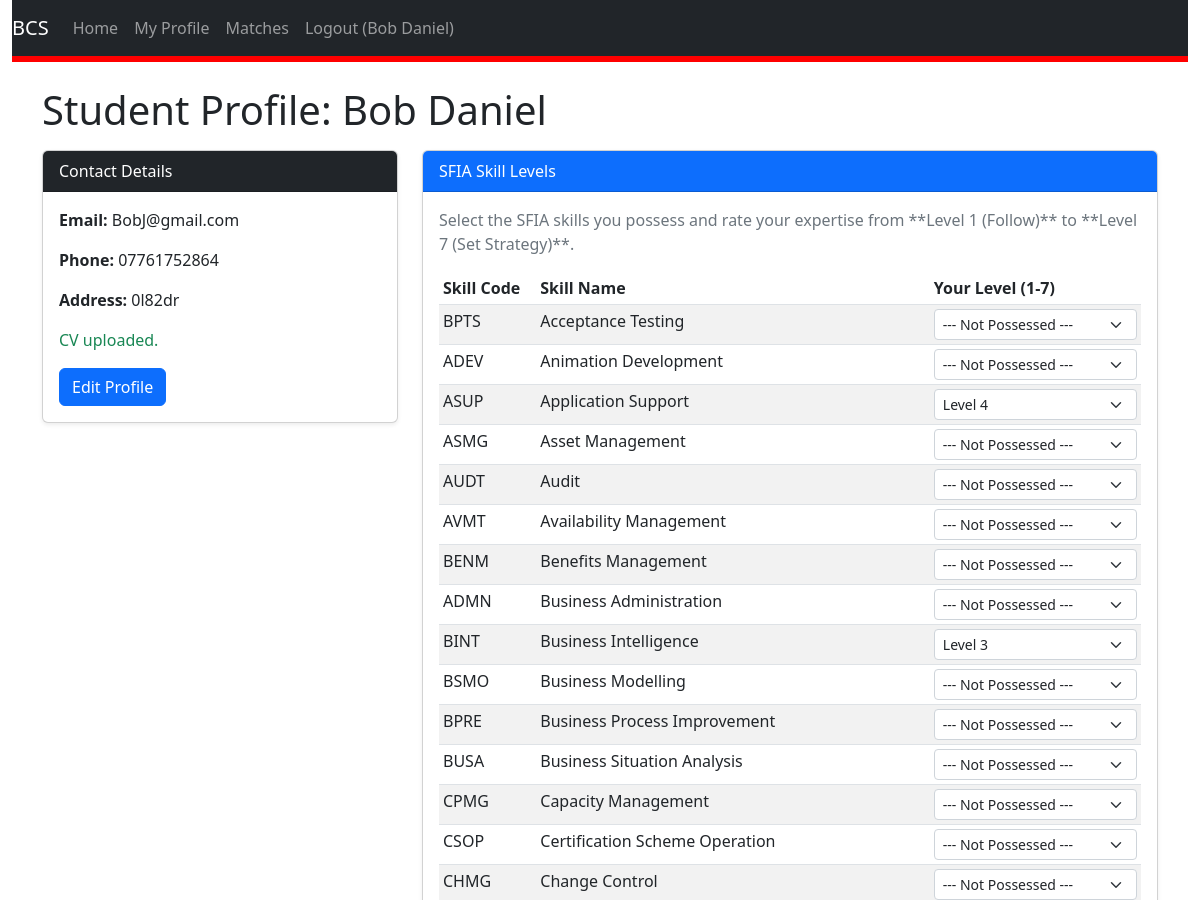
/student_profile.php (signed in, upper part), run on an earlier commit of the app's database.
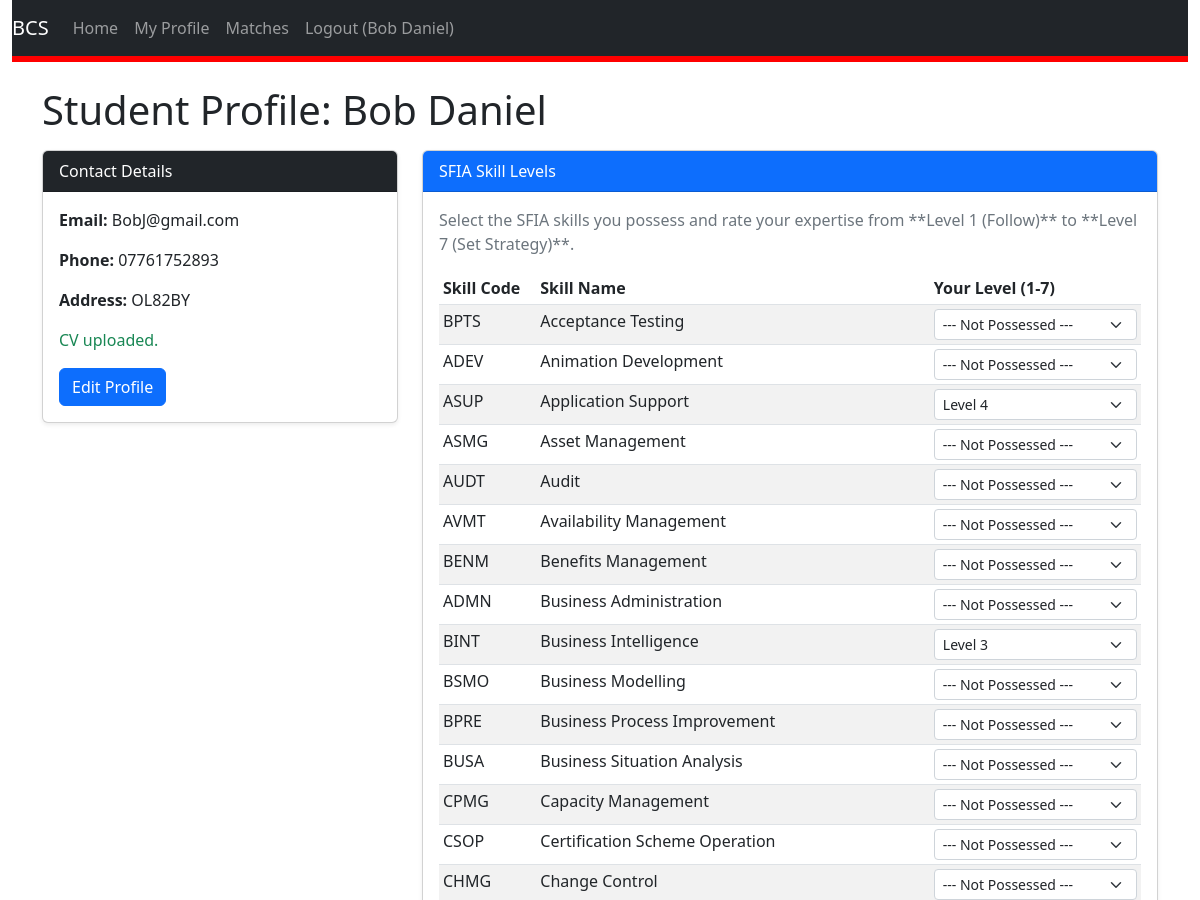
And on a later commit of the database.
### tables this page shows
CREATE TABLE "users"
(
    user_id        INTEGER
        primary key autoincrement,
    role           TEXT not null,
    email          TEXT not null
        unique,
    password_hash  TEXT not null
        unique,
    name           TEXT not null,
    phone_number   TEXT(12),
    postal_address TEXT,
    cv_file_path   TEXT, reset_token TEXT NULL, reset_expires_at TEXT NULL,
    check (role IN ('admin', 'student', 'employer'))
);

### student_profile.php (called while the page is built, shortened)
<?php
require_once('Models/StudentDataSet.php');
require_once('Models/UsersDataSet.php');
$studentId = $_SESSION['user_id'];
$studentDataSet = new StudentDataSet();
$view = new stdClass();
$view->pageTitle = 'Student Profile';
$view->updateSuccess = false;
$view->updateError = false;
$usersDataSet = new UsersDataSet();
$view->user = $usersDataSet->fetchUserByID($studentId);
$view->allSkills = $studentDataSet->fetchAllSkillsWithStudentStatus($studentId);
require_once('Views/student_profile.phtml');

### Models/Database.php (called while the page is built, shortened)
<?php
class Database {
    protected static $_dbInstance = null;
    protected $_dbHandle;
    public static function getInstance() {
        if(self::$_dbInstance === null) {
            self::$_dbInstance = new self();
        }
        return self::$_dbInstance;
    }
    private function __construct() {
        try {
            $this->_dbHandle = new PDO("sqlite:identifier.sqlite");
        }
        catch (PDOException $e) {
            echo $e->getMessage();
        }
    }
    public function getdbConnection() {
        return $this->_dbHandle;
    }
}

### Models/UsersDataSet.php (called while the page is built, shortened)
<?php
require_once('Database.php');
require_once ('UsersData.php');
class UsersDataSet {
    protected $_dbHandle, $_dbInstance;
    public function __construct() {
        $this->_dbInstance = Database::getInstance();
        $this->_dbHandle = $this->_dbInstance->getdbConnection();
    }
    public function fetchUserByID($userId) {
        $sqlQuery = 'SELECT * FROM users WHERE user_id = ?;';
        $statement = $this->_dbHandle->prepare($sqlQuery);
        $statement->bindParam(1, $userId);
        $statement->execute();
        $row = $statement->fetch(PDO::FETCH_ASSOC);
        if ($row) {
            return new UsersData($row);
        }
        return false;
    }
}

### Models/UsersData.php (called while the page is built, shortened)
<?php
class UsersData {
    protected $_user_id,$_role, $_email, $_password_hash, $_name, $_phone_number, $_postal_address, $_cv_file_path;
    public function __construct($dbRow) {
        $this->_user_id = $dbRow['user_id'];
        $this->_email = $dbRow['email'];
        $this->_name = $dbRow['name'];
        $this->_phone_number = $dbRow['phone_number'];
        $this->_postal_address = $dbRow['postal_address'];
        $this->_cv_file_path = $dbRow['cv_file_path'];
    }
    public function getUserID() {
        return $this->_user_id;
    }
    public function getEmail() {
        return $this->_email;
    }
    public function getName() {
        return $this->_name;
    }
    public function getPhoneNumber() {
        return $this->_phone_number;
    }
    public function getPostalAddress() {
        return $this->_postal_address;
    }
    public function getCvFilePath() {
        return $this->_cv_file_path;
    }
}

### Models/StudentDataSet.php (called while the page is built, shortened)
<?php
require_once('Database.php');
require_once('StudentData.php');
class StudentDataSet {
    protected $_dbHandle, $_dbInstance;
    public function __construct() {
        $this->_dbInstance = Database::getInstance();
        $this->_dbHandle = $this->_dbInstance->getdbConnection();
    }
    public function fetchAllSkillsWithStudentStatus($studentId) {
        $sqlQuery = '
            SELECT
                s.skill_code,
                s.skill_name,
                ss.sfia_level
            FROM
                SFIA_skills s
            LEFT JOIN
                student_skills ss ON s.skill_code = ss.skill_code AND ss.student_id = :studentId;
            ORDER BY s.skill_name;
        ';
        $statement = $this->_dbHandle->prepare($sqlQuery);
        $statement->bindParam(':studentId', $studentId, PDO::PARAM_INT);
        $statement->execute();
        $dataSet = [];
        while ($row = $statement->fetch(PDO::FETCH_ASSOC)) {
            $dataSet[] = new StudentData($row);
        }
        return $dataSet;
    }
}

### Models/StudentData.php (called while the page is built)
<?php
class StudentData {
    protected $_skill_code, $_skill_name, $_sfia_level;
    public function __construct($dbRow) {
        $this->_skill_code = $dbRow['skill_code'];
        $this->_skill_name = $dbRow['skill_name'];
        $this->_sfia_level = $dbRow['sfia_level'];
    }
    public function getSkillCode() {
        return $this->_skill_code;
    }
    public function getSkillName() {
        return $this->_skill_name;
    }
    public function getSfiaLevel() {
        return $this->_sfia_level;
    }
}

### Views/student_profile.phtml (the view, shortened to what this page needs)
<?php require('template/header.phtml'); ?>
    <div class="container mt-4">
        <div class="row">
            <div class="col-md-12">
                <h1 class="mb-3">Student Profile: <?php echo htmlspecialchars($view->user->getName()); ?></h1>
            </div>
            <div class="col-md-4">
                <div class="card shadow-sm mb-4">
                    <div class="card-header bg-dark text-white">Contact Details</div>
                    <div class="card-body">
                        <p><strong>Email:</strong> <?php echo htmlspecialchars($view->user->getEmail()); ?></p>
                        <p><strong>Phone:</strong> <?php echo htmlspecialchars($view->user->getPhoneNumber()); ?></p>
                        <p><strong>Address:</strong> <?php echo nl2br(htmlspecialchars($view->user->getPostalAddress())); ?></p>
                        <?php if ($view->user->getCvFilePath()): ?>
                            <p class="text-success">CV uploaded.</p>
                        <?php else: ?>
                            <p class="text-danger">No CV uploaded.</p>
                        <?php endif; ?>
                        <form action="edit_profile.php" method="POST">
                            <button type="submit" class="btn btn-primary" name ="user_id" value="<?php echo $view->user->getUserID() ?>">
                                Edit Profile
                            </button>
                        </form>
                    </div>
                </div>
            </div>
            <div class="col-md-8">
                <div class="card shadow-sm">
                    <div class="card-header bg-primary text-white">SFIA Skill Levels</div>
                    <div class="card-body">
                        <p class="text-muted">Select the SFIA skills you possess and rate your expertise from **Level 1 (Follow)** to **Level 7 (Set Strategy)**.</p>
                        <form method="post" action="student_profile.php">
                            <table class="table table-striped table-sm">
                                <thead>
                                <tr>
                                    <th>Skill Code</th>
                                    <th>Skill Name</th>
                                    <th>Your Level (1-7)</th>
                                </tr>
                                </thead>
                                <tbody>
                                <?php
                                foreach ($view->allSkills as $skill):
                                    ?>
                                    <tr>
                                        <td><?php echo htmlspecialchars($skill->getSkillCode()); ?></td>
                                        <td><?php echo htmlspecialchars($skill->getSkillName()); ?></td>
                                        <td>
                                            <select name="skill_<?php echo htmlspecialchars($skill->getSkillCode()); ?>" class="form-select form-select-sm">
                                                <option value="0">--- Not Possessed ---</option>
                                                <?php for ($i = 1; $i <= 7; $i++): ?>
                                                    <option value="<?php echo $i; ?>"
                                                            <?php echo ($skill->getSfiaLevel() == $i) ? 'selected' : ''; ?>>
                                                        Level <?php echo $i; ?>
                                                    </option>
                                                <?php endfor; ?>
                                            </select>
                                        </td>
                                    </tr>
                                <?php endforeach; ?>
                                </tbody>
                            </table>
                        </form>
                    </div>
                </div>
            </div>
        </div>
    </div>
<?php require('template/footer.phtml'); ?>

### Views/template/header.phtml (shortened to what this page needs)
<?php
$is_logged_in = $_SESSION['logged_in'] ?? false;
$user_role = $_SESSION['role'] ?? '';
?>
<!DOCTYPE html>
<html lang="en">
<head>
    <link href="https://cdn.jsdelivr.net/npm/bootstrap@5.2.0/dist/css/bootstrap.min.css" rel="stylesheet">
    <link href="/css/my-style.css" rel="stylesheet">
</head>
<body role=""document">
<div class="container-fluid">
    <nav class="navbar navbar-expand-lg navbar-dark bg-dark">
        <a class="navbar-brand" href="index.php"> BCS</a>
        <div class="collapse navbar-collapse" id="navbarNav">
            <ul class="navbar-nav me-auto">
                <li class="nav-item">
                    <a class="nav-link" href="index.php">Home</a>
                </li>
                <?php if ($is_logged_in && $user_role === 'student'): ?>
                    <li class="nav-item">
                        <a class="nav-link" href="student_profile.php">My Profile</a>
                    </li>
                    <li class="nav-item">
                        <a class="nav-link" href="studentMatches.php">Matches</a>
                    </li>
                <?php endif; ?>
                <?php if ($is_logged_in): ?>
                    <li class="nav-item">
                        <a class="nav-link" href="logout.php">Logout (<?php echo $_SESSION['name']; ?>)</a>
                    </li>
                <?php endif; ?>
            </ul>
        </div>
    </nav>
    <main id="content" class="col-12">

### Views/template/footer.phtml (shortened to what this page needs)
    </main>
</body>
</html>

### css/my-style.css (style rules this page uses)
#content { background-color: #fff; border-top: solid 6px #f00; }

What changed in the data, as far as the page shows it:
changed users "Bob Daniel": phone_number "07761752864" → "07761752893"; postal_address "0l82dr" → "OL82BY"
